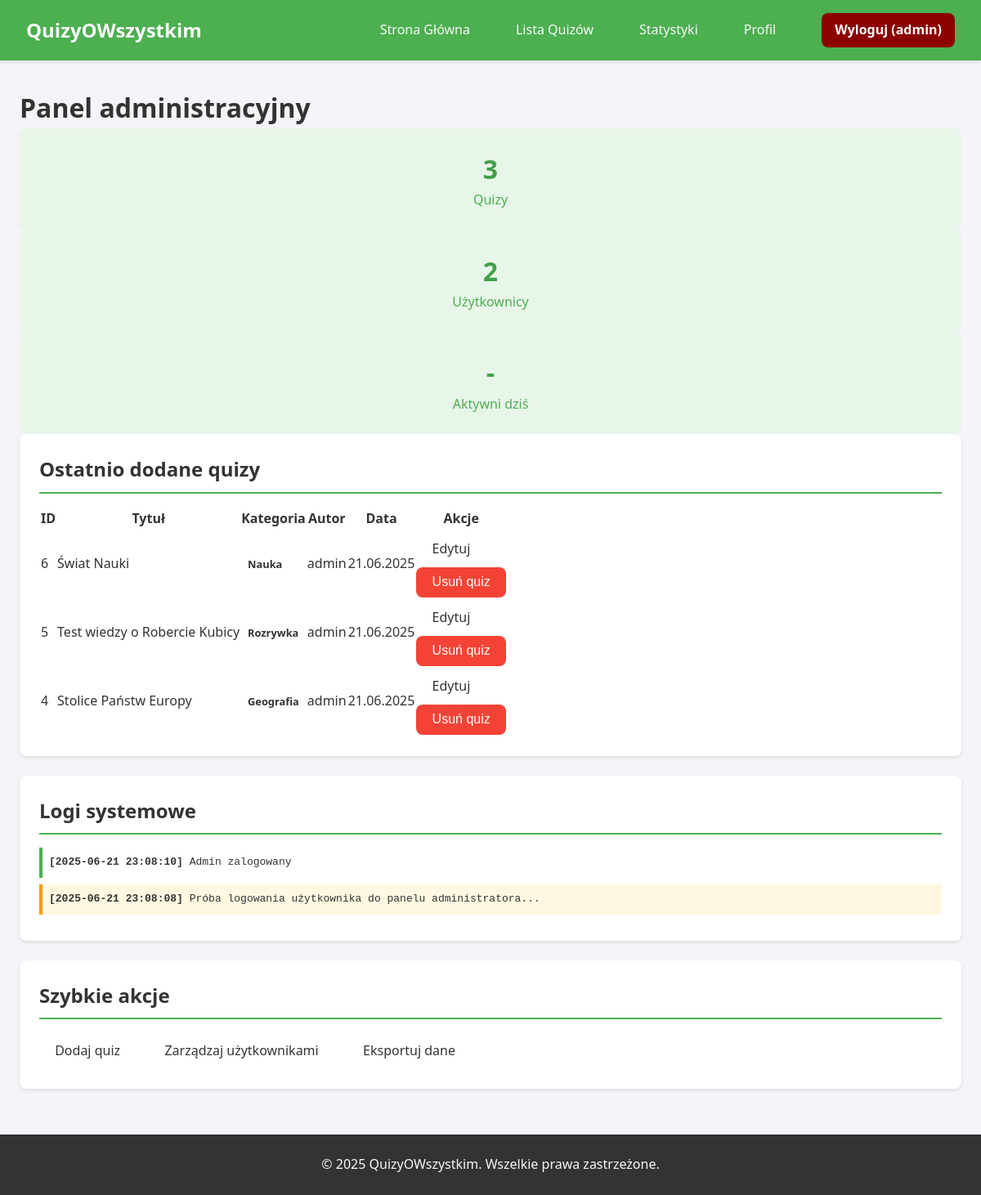
Screenshot of /quizy/admin/dashboard.php (signed in) with the database file from the repository.
### tables this page shows
CREATE TABLE `quizzes` (
  `id` int(11) NOT NULL,
  `title` varchar(255) NOT NULL,
  `description` text DEFAULT NULL,
  `category` varchar(100) NOT NULL,
  `question_type` enum('single_choice','multiple_choice','true_false','image_guess') NOT NULL,
  `created_by` int(11) NOT NULL,
  `created_at` timestamp NOT NULL DEFAULT current_timestamp()
);

CREATE TABLE `users` (
  `id` int(11) NOT NULL,
  `username` varchar(50) NOT NULL,
  `email` varchar(100) NOT NULL,
  `password_hash` varchar(255) NOT NULL,
  `role` enum('user','moderator','admin') DEFAULT 'user',
  `avatar_path` varchar(255) DEFAULT 'default_avatar.png',
  `created_at` timestamp NOT NULL DEFAULT current_timestamp()
);

### quizy/admin/dashboard.php (the view, shortened to what this page needs)
<?php
require_once __DIR__ . '/../includes/header.php';
$db = getDbConnection();
try {
    $quizzes_count = $db->query("SELECT COUNT(*) FROM quizzes")->fetchColumn();
    $users_count = $db->query("SELECT COUNT(*) FROM users")->fetchColumn();
    $recent_quizzes = $db->query("
        SELECT q.id, q.title, q.category, u.username as author, q.created_at
        FROM quizzes q
        LEFT JOIN users u ON q.created_by = u.id
        ORDER BY q.created_at DESC
        LIMIT 5
    ")->fetchAll(PDO::FETCH_ASSOC);
    $logs = [
        ['type' => 'info', 'message' => 'Admin zalogowany', 'time' => date('Y-m-d H:i:s')],
        ['type' => 'warning', 'message' => 'Próba logowania użytkownika do panelu administratora...', 'time' => date('Y-m-d H:i:s', time()-2)],
    ];
} catch (PDOException $e) {
    die("Błąd bazy danych: " . $e->getMessage());
}
?>
    <div class="container">
        <h1>Panel administracyjny</h1>
        <div class="stats-container">
            <div class="stat-card">
                <div class="stat-value"><?php echo $quizzes_count; ?></div>
                <div class="stat-label">Quizy</div>
            </div>
            <div class="stat-card">
                <div class="stat-value"><?php echo $users_count; ?></div>
                <div class="stat-label">Użytkownicy</div>
            </div>
            <div class="stat-card">
                <div class="stat-value">-</div>
                <div class="stat-label">Aktywni dziś</div>
            </div>
        </div>
        <section class="section">
            <h2 class="section-title">Ostatnio dodane quizy</h2>
            <table>
                <thead>
                    <tr>
                        <th>ID</th>
                        <th>Tytuł</th>
                        <th>Kategoria</th>
                        <th>Autor</th>
                        <th>Data</th>
                        <th>Akcje</th>
                    </tr>
                </thead>
                <tbody>
                    <?php foreach ($recent_quizzes as $quiz): ?>
                    <tr>
                        <td><?php echo $quiz['id']; ?></td>
                        <td><?php echo htmlspecialchars($quiz['title']); ?></td>
                        <td><span class="badge"><?php echo htmlspecialchars($quiz['category']); ?></span></td>
                        <td><?php echo htmlspecialchars($quiz['author'] ?? 'System'); ?></td>
                        <td><?php echo date('d.m.Y', strtotime($quiz['created_at'])); ?></td>
                        <td>
                            <a href="edit_quiz.php?id=<?php echo $quiz['id']; ?>" class="btn">Edytuj</a>
                            <form method="POST" action="/quizy/admin/delete_quiz.php" onsubmit="return confirm('Czy na pewno chcesz usunąć quiz?')">
    <button type="submit" class="btn btn-danger">Usuń quiz</button>
</form>
                        </td>
                    </tr>
                    <?php endforeach; ?>
                </tbody>
            </table>
        </section>
        <section class="section">
            <h2 class="section-title">Logi systemowe</h2>
            <div style="max-height: 300px; overflow-y: auto;">
                <?php foreach ($logs as $log): ?>
                <div class="log-entry <?php echo $log['type'] === 'warning' ? 'log-warning' : ($log['type'] === 'error' ? 'log-error' : ''); ?>">
                    <strong>[<?php echo $log['time']; ?>]</strong>
                    <?php echo htmlspecialchars($log['message']); ?>
                </div>
                <?php endforeach; ?>
            </div>
        </section>
        <section class="section">
            <h2 class="section-title">Szybkie akcje</h2>
            <div style="display: flex; gap: 1rem;">
                <a href="create_quiz.php" class="btn">Dodaj quiz</a>
                <a href="manage_users.php" class="btn">Zarządzaj użytkownikami</a>
                <a href="export_data.php" class="btn">Eksportuj dane</a>
            </div>
        </section>
    </div>
<?php
require_once __DIR__ . '/../includes/footer.php';
?>

### quizy/css/styles.css (style rules this page uses)
html, body { height: 100%; }
body { display: flex; flex-direction: column; min-height: 100vh; }
:root { --primary-color: #4CAF50; --primary-dark: #45a049; --primary-light: #e8f5e9; --secondary-color: #f44336; --secondary-dark: #d32f2f; --accent-color: #2196F3; --background: #f4f4f9; --text-dark: #333; --text-medium: #666; --text-light: #f8f8f8; --border-radius: 8px; --box-shadow: 0 2px 4px rgba(0,0,0,0.1); --box-shadow-lg: 0 5px 15px rgba(0,0,0,0.1); --transition: all 0.3s ease; }
* { margin: 0; padding: 0; box-sizing: border-box; }
body { font-family: 'Segoe UI', Tahoma, Geneva, Verdana, sans-serif; line-height: 1.6; color: var(--text-dark); background-color: var(--background); min-height: 100vh; display: flex; flex-direction: column; }
a { text-decoration: none; color: inherit; }
.container { width: 100%; max-width: 1200px; margin: 2rem auto; padding: 0 1.5rem; flex: 1; }
.section { background: white; border-radius: var(--border-radius); padding: 1.5rem; margin-bottom: 1.5rem; box-shadow: var(--box-shadow); }
.section-title { margin-top: 0; margin-bottom: 1rem; color: var(--text-dark); border-bottom: 2px solid var(--primary-color); padding-bottom: 0.5rem; }
.btn { display: inline-block; padding: 0.6rem 1.2rem; border-radius: var(--border-radius); cursor: pointer; transition: var(--transition); border: none; font-size: 1rem; text-align: center; }
.btn-danger { background-color: var(--secondary-color); color: white; }
.stat-card { background: var(--primary-light); border-radius: var(--border-radius); padding: 1.5rem; text-align: center; }
.stat-value { font-size: 2rem; color: var(--primary-dark); font-weight: bold; }
.stat-label { color: var(--primary-color); }
.log-entry { padding: 0.5rem; margin-bottom: 0.5rem; border-left: 4px solid var(--primary-color); font-family: monospace; }
.log-warning { border-left-color: #ff9800; background-color: #fff8e1; }
.badge { display: inline-block; padding: 0.25rem 0.5rem; border-radius: 20px; font-size: 0.8rem; font-weight: bold; }

### rows the page displays
quizzes: id "6", title "Świat Nauki", category "Nauka", created_by.username "admin", created_at "21.06.2025"
quizzes: id "5", title "Test wiedzy o Robercie Kubicy", category "Rozrywka", created_by.username "admin", created_at "21.06.2025"
quizzes: id "4", title "Stolice Państw Europy", category "Geografia", created_by.username "admin", created_at "21.06.2025"

### other values shown
$_SESSION['username'] "admin"
$quizzes_count "3"
$users_count "2"
$log['time'] "2025-06-21 23:08:10"
$log['message'] "Admin zalogowany"
$log['time'] "2025-06-21 23:08:08"
$log['message'] "Próba logowania użytkownika do panelu administratora..."
